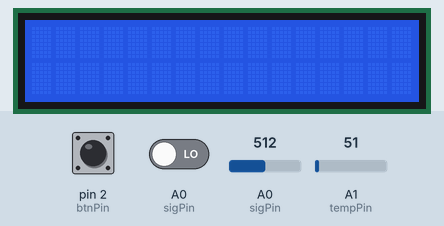
Bench run of a sketch on a simulated Arduino Uno, built with avr-gcc and run on an emulated ATmega328P. Parts: 16×2 character LCD. The test bench sets the inputs (shaded band); at power-on: pin 2 (btnPin) HIGH, A0 (sigPin) LOW, A0 (sigPin) = 512, A1 (tempPin) = 51.

Above: at 1.2 s.
1.3 s: pin 2 (btnPin) pulled LOW for 0.15 s
4.4 s: A0 (sigPin) driven HIGH
At 5.4 s:
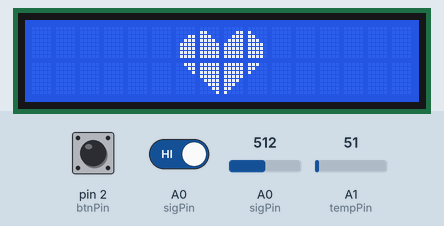
5.9 s: A0 (sigPin) driven LOW
8.9 s: pin 2 (btnPin) pulled LOW for 3.2 s
15.1 s: A0 (sigPin) set to 490
16.6 s: A0 (sigPin) set to 510
At 22.4 s:
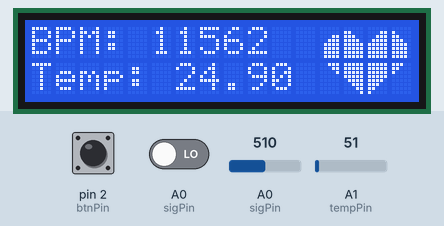
Timing chart, 0 to 22.8 s (numbered marks = the images above; inputs shaded):
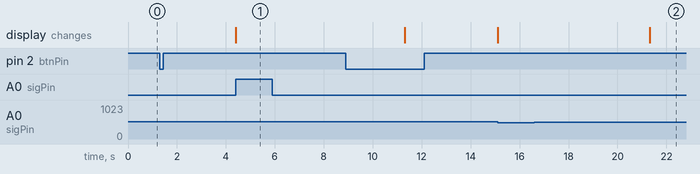

Measured:
- after the input at 1.3 s, every drawn part: stays the same
- after the input at 4.4 s, the display: changes at once (image 1)
- after the input at 5.9 s, every drawn part: stays the same
- after the input at 16.6 s, the display: changes after 4.7 s (image 2)

The sketch:

bpn.ino
```cpp
#include<LiquidCrystal.h>

int btnPin = 2;
int sigPin = A0;
int tempPin = A1;
int RS = 10, EN = 9;
int count = 0, BPM = 0;
unsigned long beginning, ending;
int d4 = 5, d5 = 6, d6 = 7, d7 = 8;
float tempValue, millivolts, celsius;
LiquidCrystal lcd(RS, EN, d4, d5, d6, d7);

byte customChar1[8] = {0B00000, 0B00000, 0B00011, 0B00111, 0B01111, 0B01111, 0B01111, 0B01111};
byte customChar2[8] = {0B00000, 0B11000, 0B11100, 0B11110, 0B11111, 0B11111, 0B11111, 0B11111};
byte customChar3[8] = {0B00000, 0B00011, 0B00111, 0B01111, 0B11111, 0B11111, 0B11111, 0B11111};
byte customChar4[8] = {0B00000, 0B10000, 0B11000, 0B11100, 0B11110, 0B11110, 0B11110, 0B11110};
byte customChar5[8] = {0B00111, 0B00011, 0B00001, 0B00000, 0B00000, 0B00000, 0B00000, 0B00000};
byte customChar6[8] = {0B11111, 0B11111, 0B11111, 0B11111, 0B01111, 0B00111, 0B00011, 0B00001};
byte customChar7[8] = {0B11111, 0B11111, 0B11111, 0B11111, 0B11110, 0B11100, 0B11000, 0B10000};
byte customChar8[8] = {0B11100, 0B11000, 0B10000, 0B00000, 0B00000, 0B00000, 0B00000, 0B00000};

void setup() {
  lcd.begin(16, 2);
  Serial.begin(9600);
  pinMode(sigPin, INPUT);
  pinMode(tempPin, INPUT);
  pinMode(btnPin, INPUT_PULLUP);
  lcd.createChar(1, customChar1);
  lcd.createChar(2, customChar2);
  lcd.createChar(3, customChar3);
  lcd.createChar(4, customChar4);
  lcd.createChar(5, customChar5);
  lcd.createChar(6, customChar6);
  lcd.createChar(7, customChar7);
  lcd.createChar(8, customChar8);
}

void loop() {
  while(digitalRead(btnPin) > 0);

  beginning = millis();
  ending = beginning + 10000;

  while(millis() <= ending) {
    if(analogRead(sigPin) > 500) {
      count++;
      lcd.setCursor(6, 0);
      lcd.write(byte(1));
      lcd.setCursor(7, 0);
      lcd.write(byte(2));
      lcd.setCursor(8, 0);
      lcd.write(byte(3));
      lcd.setCursor(9, 0);
      lcd.write(byte(4));
      lcd.setCursor(6, 1);
      lcd.write(byte(5));
      lcd.setCursor(7, 1);
      lcd.write(byte(6));
      lcd.setCursor(8, 1);
      lcd.write(byte(7));
      lcd.setCursor(9, 1);
      lcd.write(byte(8));
      while(digitalRead(sigPin));
      lcd.clear();
    }
  }

  BPM = count * 6;
  tempValue = analogRead(tempPin);
  millivolts = (tempValue / 1024.0) * 5000;
  celsius = millivolts / 10;
  lcd.setCursor(0, 0);
  lcd.print("BPM: ");
  lcd.print(BPM);
  lcd.setCursor(0, 1);
  lcd.print("Temp: ");
  lcd.print(celsius);
  lcd.setCursor(12, 0);
  lcd.write(byte(1));
  lcd.setCursor(13, 0);
  lcd.write(byte(2));
  lcd.setCursor(14, 0);
  lcd.write(byte(3));
  lcd.setCursor(15, 0);
  lcd.write(byte(4));
  lcd.setCursor(12, 1);
  lcd.write(byte(5));
  lcd.setCursor(13, 1);
  lcd.write(byte(6));
  lcd.setCursor(14, 1);
  lcd.write(byte(7));
  lcd.setCursor(15, 1);
  lcd.write(byte(8));
  count = 0;
  BPM = 0;
}
```
